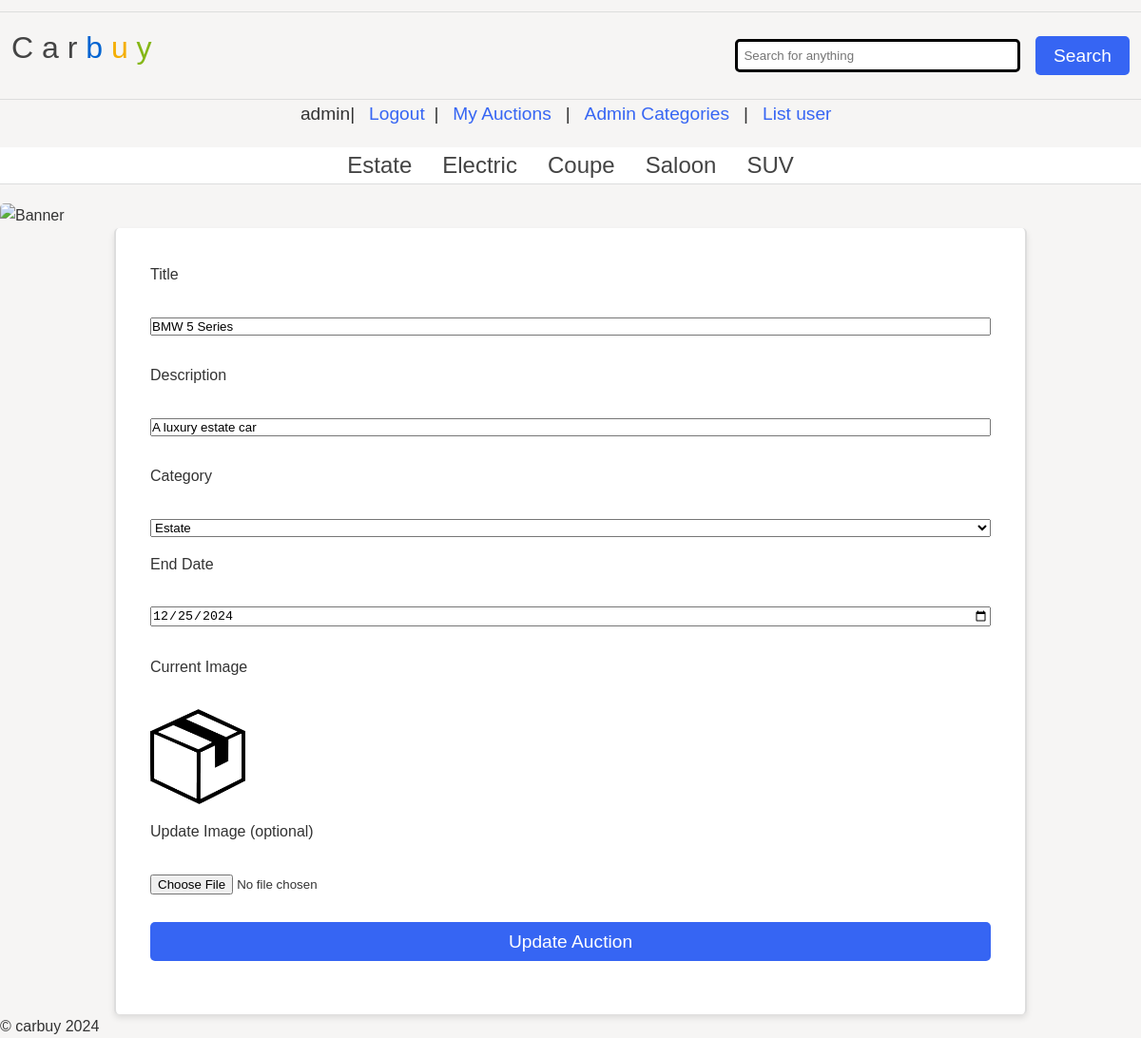
Screenshot of /websites/as1/public/editAuction.php?id=1 (signed in) with the database file from the repository.
### tables this page shows
CREATE TABLE `category` (
  `category_id` int NOT NULL,
  `name` varchar(255) NOT NULL
);

CREATE TABLE `auction` (
  `auction_id` int NOT NULL,
  `title` varchar(255) NOT NULL,
  `description` text NOT NULL,
  `image` varchar(255) NOT NULL,
  `categoryId` int NOT NULL,
  `endDate` date DEFAULT NULL,
  `userId` int NOT NULL
);

### websites/as1/public/editAuction.php (the view, shortened to what this page needs)
<?php
require 'header.php';
if (isset($_SESSION['id'])) {
    $auction_id = $_GET['id'];
    $auction = $join->prepare("SELECT * FROM auction WHERE auction_id = :auction_id AND userId = :userId");
    $auction->execute(['auction_id' => $auction_id, 'userId' => $_SESSION['id']]);
    $auction = $auction->fetch();
    if ($auction) {
        ?>
        <main>
            <form action="" method="POST" enctype="multipart/form-data">
                <label>Title</label>
                <input type="text" name="title" value="<?php echo htmlspecialchars($auction['title']) ?>" />
                <label>Description</label>
                <input type="text" name="description" value="<?php echo htmlspecialchars($auction['description']) ?>" />
                <label>Category</label>
                <select name="categoryId">
                    <?php
                    $categories = $join->query("SELECT * FROM category");
                    foreach ($categories as $category) {
                        ?>
                        <option value="<?php echo $category['category_id'] ?>" <?php if ($category['category_id'] == $auction['categoryId']) echo 'selected'; ?>>
                            <?php echo htmlspecialchars($category['name']) ?>
                        </option>
                        <?php
                    }
                    ?>
                </select>
                <label>End Date</label>
                <input type="date" name="endDate" value="<?php echo htmlspecialchars($auction['endDate']) ?>" />
                <label>Current Image</label>
                <img src="<?php echo htmlspecialchars($auction['image']) ?>" alt="Auction Image" height="100" width="100" />
                <label>Update Image (optional)</label>
                <input type="file" name="image" />
                <input type="submit" name="submit" value="Update Auction" />
            </form>
        </main>
        <?php
    } else {
        echo '<p>You cannot edit this auction.</p>';
    }
}
require 'footer.php';
?>

### websites/as1/public/header.php (shortened to what this page needs)
<?php
include 'database.php';
?>
<!DOCTYPE html>
<html>
<head>
    <link rel="stylesheet" href="carbuy.css" />
</head>
<body>
    <header>
        <h1>
            <a href="index.php">
                <span class="C">C</span>
                <span class="a">a</span>
                <span class="r">r</span>
                <span class="b">b</span>
                <span class="u">u</span>
                <span class="y">y</span>
            </a>
        </h1>
        <form action="index.php" method="POST">
            <input type="text" name="search" placeholder="Search for anything" />
            <input type="submit" name="submit" value="Search" />
        </form>
    </header>
    <div class="user-info">
        <?php
        if (isset($_SESSION['id'])) {
            echo $_SESSION['loggedin'];
            echo '| <a href="logout.php">Logout</a>';
            echo '| <a href="myAuction.php">My Auctions</a>';
            if ($_SESSION['role'] == 'admin') {
                echo ' | <a href="adminCategories.php">Admin Categories</a>';
                echo ' | <a href="listUser.php">List user</a>';
            }
        }
        ?>
    </div>
    <nav>
        <ul>
            <?php
            $categories = $join->query('SELECT * FROM category');
            foreach ($categories as $category) {
                echo '<li><a class="categoryLink" href="category.php?id=' . $category['category_id'] . '">' . $category['name'] . '</a></li>';
            }
            ?>
        </ul>
    </nav>
    <div class="banner">
        <img src="banners/1.jpg" alt="Banner" />
    </div>
</body>
</html>

### websites/as1/public/carbuy.css (style rules this page uses)
* { margin: 0; padding: 0; box-sizing: border-box; }
body { font-family: 'Oxygen-Regular', sans-serif; background-color: #f6f5f4; max-width: 100vw; overflow-x: hidden; line-height: 1.6; color: #333; }
h1, h2, h3, h4 { font-weight: normal; margin-bottom: 0.5em; }
a, a:visited { color: #444; text-decoration: none; transition: color 0.3s; }
header { margin-top: 1vw; display: flex; justify-content: space-between; align-items: center; padding: 1vw; border-top: 1px solid #ddd; border-bottom: 1px solid #ddd; }
header h1 { font-size: 2em; text-align: center; }
header .b { color: #0063d1; }
header .u { color: #f4ae01; }
header .y { color: #85b716; }
header form { display: flex; gap: 1em; align-items: center; }
header form input[type=text] { border: 3px solid black; padding: 0.5em; width: 300px; border-radius: 5px; }
header form input[type=submit] { background-color: #3665f3; color: white; font-size: 1.2em; padding: 0.5em 1em; cursor: pointer; border: none; border-radius: 5px; transition: background-color 0.3s ease, transform 0.2s ease-in-out; }
.user-info { text-align: center; margin-bottom: 1em; font-size: 1.2em; }
.user-info a { margin: 0 0.5em; color: #3665f3; text-decoration: none; }
nav { border-bottom: 1px solid #ddd; background-color: #fff; }
nav ul { display: flex; justify-content: center; padding: 0; margin: 0; list-style: none; }
nav ul li { margin: 0 1em; }
nav ul li a { text-align: center; padding: 0.5vw 0; font-size: 1.5em; color: #444; transition: color 0.3s; }
.banner img { width: 100%; height: auto; border-radius: 5px; margin-top: 20px; }
main { padding: 3vw; width: 80vw; margin: auto; border-left: 2px solid #ddd; border-right: 2px solid #ddd; background-color: #fff; border-radius: 5px; box-shadow: 0 4px 6px rgba(0, 0, 0, 0.1); }
main form { display: flex; flex-direction: column; width: 100%; gap: 1em; max-width: 100%; }
main form label, main form input { flex-grow: 1; width: 100%; margin-bottom: 1em; box-sizing: border-box; }
main form input[type=submit] { background-color: #3665f3; color: white; font-size: 1.2em; padding: 0.5em 1em; border: none; cursor: pointer; border-radius: 5px; transition: background-color 0.3s; width: 100%; max-width: 100%; flex-shrink: 0; }

### rows the page displays
category: name "Estate"
category: name "Electric"
category: name "Coupe"
category: name "Saloon"
category: name "SUV"
auction: title "BMW 5 Series", description "A luxury estate car", categoryId "Estate", endDate "12/25/2024", image (picture)

### other values shown
$_SESSION['loggedin'] "admin"
